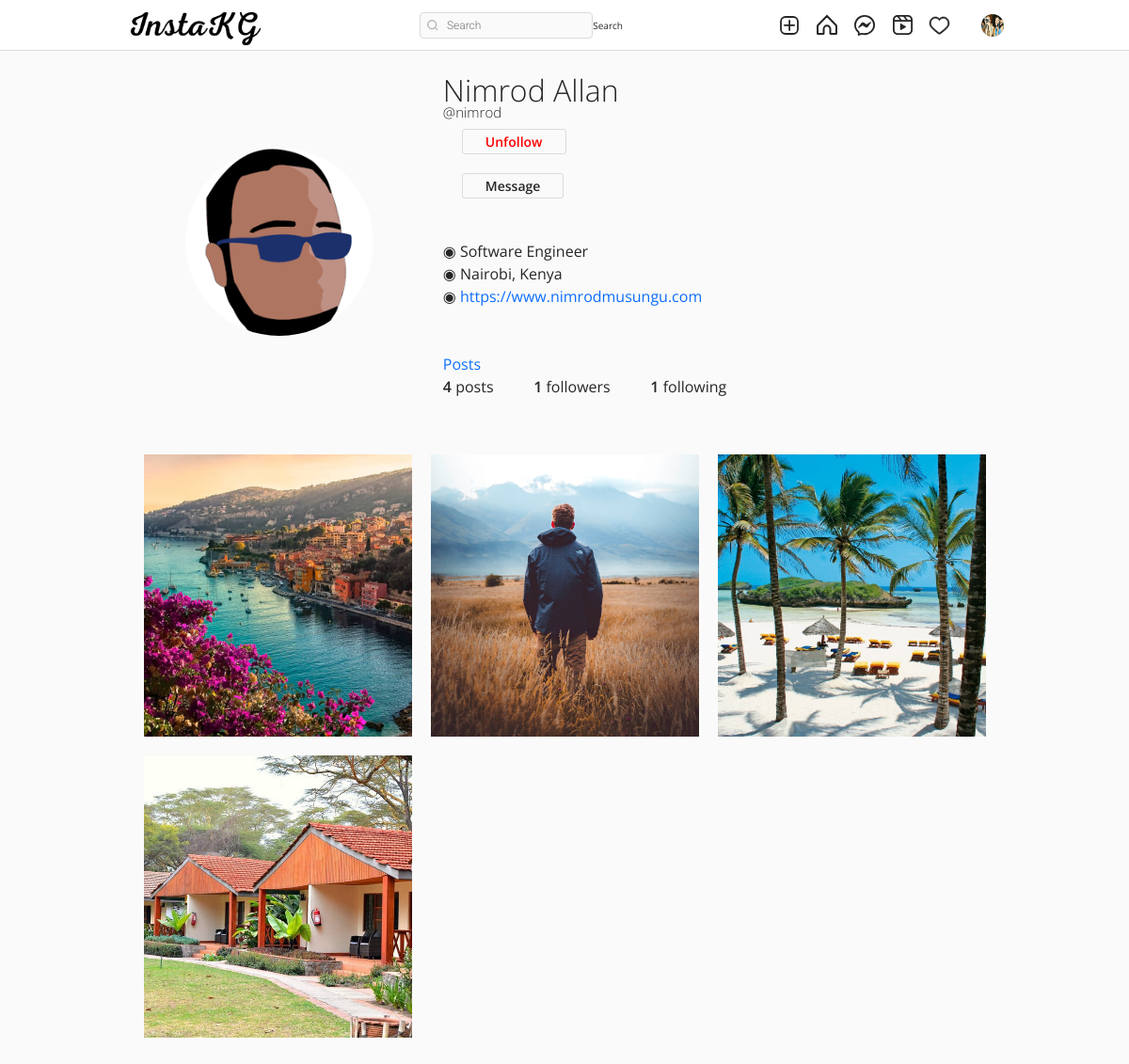
/nimrod/ (signed in), run on the app's committed database.
### authy/models.py (models this page shows, shortened)
class Profile(models.Model):
    user = models.OneToOneField(User, related_name='profile', on_delete=models.CASCADE)
    image = models.ImageField(upload_to="profile_pciture", null=True, default="default.jpg")
    first_name = models.CharField(max_length=200, null=True, blank=True)
    last_name = models.CharField(max_length=200, null=True, blank=True)
    bio = models.CharField(max_length=200, null=True, blank=True)
    location = models.CharField(max_length=200, null=True, blank=True)
    url = models.URLField(max_length=200, null=True, blank=True)
    favourite = models.ManyToManyField(Post, blank=True)

### post/models.py (models this page shows)
class Post(models.Model):
    id = models.UUIDField(primary_key=True, default=uuid.uuid4, editable=False)
    picture = models.ImageField(upload_to=user_directory_path, verbose_name="Picture")
    caption = models.CharField(max_length=10000, verbose_name="Caption")
    posted = models.DateField(auto_now_add=True)
    tags = models.ManyToManyField(Tag, related_name="tags")
    user = models.ForeignKey(User, on_delete=models.CASCADE)
    likes = models.IntegerField(default=0)
    def get_absolute_url(self):
        return reverse("post-details", args=[str(self.id)])

### authy/views.py (the view)
# urls.py: path('<username>/', UserProfile, name='profile'),
def UserProfile(request, username):
    Profile.objects.get_or_create(user=request.user)
    user = get_object_or_404(User, username=username)
    profile = Profile.objects.get(user=user)
    url_name = resolve(request.path).url_name
    posts = Post.objects.filter(user=user).order_by('-posted')
    if url_name == 'profile':
        posts = Post.objects.filter(user=user).order_by('-posted')
    else:
        posts = profile.favourite.all()
    posts_count = Post.objects.filter(user=user).count()
    following_count = Follow.objects.filter(follower=user).count()
    followers_count = Follow.objects.filter(following=user).count()
    follow_status = Follow.objects.filter(following=user, follower=request.user).exists()
    paginator = Paginator(posts, 8)
    page_number = request.GET.get('page')
    posts_paginator = paginator.get_page(page_number)
    context = {
        'posts': posts,
        'profile':profile,
        'posts_count':posts_count,
        'following_count':following_count,
        'followers_count':followers_count,
        'posts_paginator':posts_paginator,
        'follow_status':follow_status,
    }
    return render(request, 'profile.html', context)

### templates/profile.html (shortened to what this page needs)
{% extends 'base.html' %} {% load static %} {% block content %}
<header>
  <br /><br /><br />
  <div class="container">
    <div class="profile">
      <div class="profile-image">
        <img
          src="{{profile.image.url}}"
          alt=""
          style="width: 200px; height: 200px"
        />
      </div>
      <div class="profile-user-settings">
        {% if profile.first_name %}
        <h6 class="profile-user-name">
          {{profile.first_name}} {{profile.last_name}}
        </h6>
        <br />
        {% endif %}
        <h5 style="font-size: 15px" class="profile-user-name">
          @{{profile.user.username}}
        </h5>
        <br /><br />
        {% if request.user.is_authenticated and request.user != profile.user %}
        {% if follow_status == True %}
        <a
          href="{% url 'follow' profile.user 0 %}"
          class="btn profile-edit-btn"
          style="color: red"
          >Unfollow</a
        >
        <br /><br />
        {% endif %} {% endif %}<br />
        {% if request.user.is_authenticated and request.user != profile.user %}
        <a
          href="{% url 'conversation' profile.user  %}"
          class="btn profile-edit-btn"
          >Message</a
        >
        <br /><br />
        {% endif %}
        <br />
      </div>
      <div class="profile-bio">
        <br />
        {% if profile.bio %}
        <p>◉ {{profile.bio}}</p>
        {% endif %} {% if profile.location %}
        <p>◉ {{profile.location}}</p>
        {% endif %} {% if profile.url %}
        <p>
          ◉
          <a href="{{profile.url}}">{{profile.url}}</a>
        </p>
        {% endif %}
        <br /><br />
        <div class="profile-user-settings">
          <a
            href="{% url 'profile' profile.user %}"
            class="btns profiele-edit-btn"
            >Posts</a
          >
        </div>
      </div>
      <div class="profile-stats">
        <ul>
          <li><span class="profile-stat-count">{{posts_count}}</span> posts</li>
          <li>
            <span class="profile-stat-count">{{followers_count}}</span>
            followers
          </li>
          <li>
            <span class="profile-stat-count">{{following_count}}</span>
            following
          </li>
        </ul>
        <br />
      </div>
    </div>
  </div>
</header>
<main>
  <div class="container">
    <div class="gallery">
      {% for post in posts %}
      <a href="{{post.get_absolute_url}}"
        ><div class="gallery-item" tabindex="0">
          <img
            src="{{ post.picture.url }}"
            class="gallery-image"
            alt=""
            style="width: 500px; height: 300px; object-fit: cover"
          />
        </div></a
      >
      {% endfor %}
    </div>
  </div>
</main>
{% endblock %}

### templates/base.html (shortened to what this page needs)
{% load static %}
<!DOCTYPE html>
<html lang="en">
<head>
    <link rel="stylesheet" href="https://cdn.jsdelivr.net/npm/bootstrap-icons@1.8.1/font/bootstrap-icons.css">
    <link href="https://cdn.jsdelivr.net/npm/bootstrap@5.1.3/dist/css/bootstrap.min.css" rel="stylesheet">
    <link rel="stylesheet" type="text/css" href="{% static 'assets1/style.css' %}">
    <link rel="stylesheet" type="text/css" href="{% static 'assets2/style.css' %}">
    <link rel="stylesheet" href="{% static 'assets3/css/reset.css' %}" />
    <link rel="stylesheet" href="{% static 'assets3/css/styles.css' %}" />
    <link
      rel="stylesheet"
      href="https://use.fontawesome.com/releases/v5.2.0/css/all.css"
    />
</head>
<body>
    <header class="header">
        <nav class="header__content">
            <div class="header__buttons">
                <a href="{% url 'index' %}" class="header__home" style="text-decoration: none;">
                    <img src="{% static 'assets1/logo.png' %}" alt="" style="max-height: 44px;">
                </a>
            </div>
            <form action="{% url 'search-users' %}" method="GET">
                <div class="header__search">
                    <input type="text" placeholder="Search" name="q" value="{{ request.GET.q }}">
                    <button class="btn btn-dark" type="submit">Search</button>
                </div>
            </form>
            <div class="header__buttons header__buttons--desktop">
                <a href="{% url 'newpost' %}">
                </a>
                <a href="{% url 'index' %}">
                </a>
                <a href="{% url 'message' %}">
                </a>
                <a href="#">
                </a>
                <span>
                    <a href="{% url 'show-notification' %}">
                    </a>
                </span>
                <a href="">
                    <button class="profile-button">
                        <a href="{% url 'profile' request.user %}">
                            <div class="profile-button__picture">
                                <img src="{{request.user.profile.image.url}}" alt="User Picture">
                            </div>
                        </a>
                    </button>
                </a>
            </div>
        </nav>
    </header>
    {% block content %}
    {% endblock content %}
</body>
</html>

### static/assets1/style.css (style rules this page uses)
*, *::after, *::before { box-sizing: border-box; margin: 0; padding: 0; }
*, button, input, select, textarea { font-family: 'Roboto', sans-serif; }
:root { --primary: hsl(0, 0%, 100%); --secondary: hsl(0, 0%, 98%); --border: hsl(0, 0%, 86%); --story-border: hsl(0, 0%, 78%); --img-border: hsla(0, 0%, 0%, 0.1); --text-dark: hsl(0, 0%, 15%); --text-light: hsl(0, 0%, 60%); --like: hsl(355, 82%, 61%); --link: hsl(204, 100%, 48%); --header-height: 44px; --nav-height: 44px; }
body { min-height: 100vh; display: flex; flex-direction: column; overflow-y: auto; }
svg { display: block; }
img { max-width: 100%; }
.header { width: 100%; height: var(--header-height); background-color: var(--primary); display: flex; justify-content: center; position: fixed; top: 0; left: 0; z-index: 2; }
.header::after { content: ''; position: absolute; bottom: 0; width: 100%; height: 1px; background-color: var(--border); }
.header__content { width: 100%; max-width: 975px; padding: 0 14px; display: flex; justify-content: space-between; align-items: center; }
.header__home { margin-top: 5px; }
.header__search { width: 216px; height: 28px; display: none; align-items: center; position: relative; }
.header__search svg { width: 12px; height: 12px; position: absolute; left: 8px; }
.header__search input { width: 100%; height: 100%; background-color: var(--secondary); padding: 4px 10px 4px 28px; border: 1px solid var(--border); border-radius: 4px; outline: none; font-size: 12px; font-weight: 300; text-decoration: none; color: var(--text-light); text-overflow: ellipsis; overflow: hidden; white-space: nowrap; }
.header__buttons { display: flex; align-items: center; gap: 16px; }
.profile-button { background-color: transparent; border: none; outline: none; cursor: pointer; position: relative; }
.profile-button__picture { width: 24px; height: 24px; border-radius: 50%; overflow: hidden; position: relative; }
.profile-button__picture::after { content: ''; position: absolute; top: 0; bottom: 0; left: 0; right: 0; border: 1px solid var(--img-border); border-radius: 50%; }
@media (min-width: 768px) { :root { --header-height: 54px; --nav-height: 0px; } }
@media (min-width: 768px) { .header__content { padding: 0 20px; } }
@media (min-width: 768px) { .header__search { display: flex; } }

### static/assets2/style.css (style rules this page uses)
*, *::before, *::after { margin: 0; padding: 0; box-sizing: inherit; }
html { font-size: 12px; box-sizing: border-box; }
img { width: 100%; max-width: 100%; height: 100%; }
a { text-decoration: none; }
body { background-color: #fafafa; }
.container { width: 100%; max-width: 93.5rem; margin: 1rem auto 0; }

### static/assets3/css/styles.css (style rules this page uses)
:root { font-size: 10px; }
*, *::before, *::after { box-sizing: border-box; }
body { font-family: "Open Sans", Arial, sans-serif; min-height: 100vh; background-color: #fafafa; color: #262626; padding-bottom: 3rem; }
img { display: block; }
.container { max-width: 93.5rem; margin: 0 auto; padding: 0 2rem; }
.btn { display: inline-block; font: inherit; background: none; border: none; color: inherit; padding: 0; cursor: pointer; }
.profile { padding: 5rem 0; }
.profile::after { content: ""; display: block; clear: both; }
.profile-image { float: left; width: calc(33.333% - 1rem); display: flex; justify-content: center; align-items: center; margin-right: 3rem; }
.profile-image img { border-radius: 50%; }
.profile-user-settings, .profile-stats, .profile-bio { float: left; width: calc(66.666% - 2rem); }
.profile-user-settings { margin-top: 1.1rem; }
.profile-user-name { display: inline-block; font-size: 3.2rem; font-weight: 300; }
.profile-edit-btn { font-size: 1.4rem; line-height: 1.8; border: 0.1rem solid #dbdbdb; border-radius: 0.3rem; padding: 0 2.4rem; margin-left: 2rem; }
.profile-stats { margin-top: 2.3rem; }
.profile-stats li { display: inline-block; font-size: 1.6rem; line-height: 1.5; margin-right: 4rem; cursor: pointer; }
.profile-stats li:last-of-type { margin-right: 0; }
.profile-bio { font-size: 1.6rem; font-weight: 400; line-height: 1.5; margin-top: 2.3rem; }
.profile-real-name, .profile-stat-count, .profile-edit-btn { font-weight: 600; }
.gallery { display: flex; flex-wrap: wrap; margin: -1rem -1rem; padding-bottom: 3rem; }
.gallery-item { position: relative; flex: 1 0 22rem; margin: 1rem; color: #fff; cursor: pointer; }
.gallery-image { width: 100%; height: 100%; object-fit: cover; }

### data on the page
Profile: image (picture), first_name "Nimrod", last_name "Allan", user.username "nimrod", bio "Software Engineer", location "Nairobi, Kenya", url "https://www.nimrodmusungu.com"
Post: picture (picture)
Post: picture (picture)
Post: picture (picture)
Post: picture (picture)

### other printed values
{{ posts_count }} "4"
{{ followers_count }} "1"
{{ following_count }} "1"
